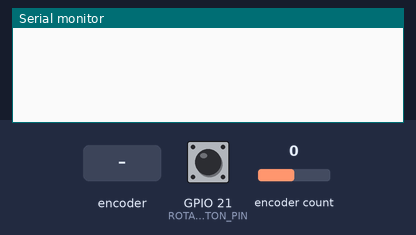
Recording of a sketch running on a simulated ESP32. Shown: the last lines printed to the serial monitor. The inputs (shaded band) are chosen by the test bench; at power-on: encoder count 0, GPIO 21 (ROTARY_ENCODER_BUTTON_PIN) HIGH.

Above: at 1.2 s.
1.3 s: encoder count set to 1
At 2.5 s:
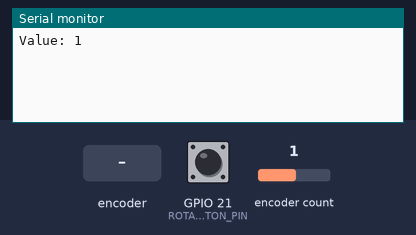
2.8 s: rotary encoder on GPIO 21 (ROTARY_ENCODER_BUTTON_PIN) / GPIO 22 (ROTARY_ENCODER_B_PIN) turned 1 step (first pin leading)
At 3.3 s:
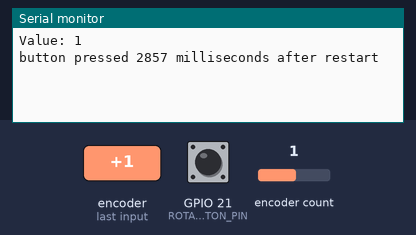
4.5 s: encoder count set to 2
At 5.4 s:
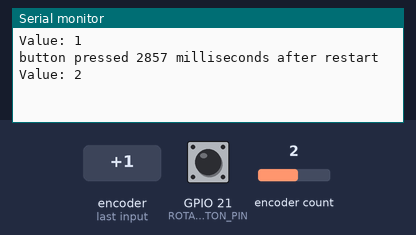
6.0 s: rotary encoder on GPIO 21 (ROTARY_ENCODER_BUTTON_PIN) / GPIO 22 (ROTARY_ENCODER_B_PIN) turned 1 step (first pin leading)
At 7.3 s:
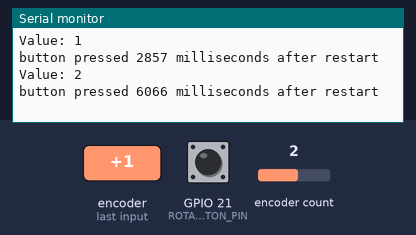

The sketch:

encoder_esqueleto.ino
```cpp
/* Esqueleto encoder para ESP32. Muchas cosas en ingles ya que son explicaciones intuitivas directas del github.
https://github.com/igorantolic/ai-esp32-rotary-encoder/blob/master/examples/Esp32RotaryEncoderBasics/Esp32RotaryEncoderBasics.ino
*/

#include "AiEsp32RotaryEncoder.h"
#include "Arduino.h"

#define ROTARY_ENCODER_A_PIN 14 // Pin CLK.
                                // * NOTA: fijarse en el pinout del esp. 14 es el puerto SPI, 23 el I2C.
#define ROTARY_ENCODER_B_PIN 22 // Pin DATA (DT).
#define ROTARY_ENCODER_BUTTON_PIN 21 // Pin SW para boton.
#define ROTARY_ENCODER_VCC_PIN -1 // Pin alimentación. -1 si te lo llevas a Vin de una placa como el ESP.
                                  // Usualmente son 5 voltios... 3.3 puede dar errores.
#define ROTARY_ENCODER_STEPS 4 // saltos encoder.

// En vez de cambiarlos aquí cambialos arriba.
AiEsp32RotaryEncoder rotaryEncoder = AiEsp32RotaryEncoder(ROTARY_ENCODER_A_PIN, ROTARY_ENCODER_B_PIN, ROTARY_ENCODER_BUTTON_PIN, ROTARY_ENCODER_VCC_PIN, ROTARY_ENCODER_STEPS);

void rotary_onButtonClick()
{
    static unsigned long lastTimePressed = 0; // Debouncing suave para que la señal alcance el valor deseado.
    if (millis() - lastTimePressed < 500)
    {
            return;
    }
    lastTimePressed = millis();
    Serial.print("button pressed ");
    Serial.print(millis());
    Serial.println(" milliseconds after restart");
}

void rotary_loop()
{
    // no printear nada si no cambia el valor leido.
    if (rotaryEncoder.encoderChanged())
    {
            Serial.print("Value: ");
            Serial.println(rotaryEncoder.readEncoder()); // recomendable guardar rotaryEncoder.readEncoder() en una variable int.
    }
    if (rotaryEncoder.isEncoderButtonClicked())
    {
            rotary_onButtonClick();
    }
}

void IRAM_ATTR readEncoderISR()
{
    rotaryEncoder.readEncoder_ISR();
}

void setup()
{
    Serial.begin(115200);

    // startup encoder
    rotaryEncoder.begin();
    rotaryEncoder.setup(readEncoderISR);

    //set boundaries and if values should cycle or not
    //in this example we will set possible values between 0 and 1000.
    //puedes limitar los valores de esta forma o utilizar un ciclo while o if. a veces, es deseable.

    bool circleValues = false;
    rotaryEncoder.setBoundaries(0, 1000, circleValues); //minValue, maxValue, circleValues true|false (when max go to min and vice versa)
                                                        //circlevalues -> si lectura 1000 y subes a 1001 automaticamente pasar a 0. loop.

    /*Rotary acceleration introduced 25.2.2021.
   * in case range to select is huge, for example - select a value between 0 and 1000 and we want 785
   * without accelerateion you need long time to get to that number
   * Using acceleration, faster you turn, faster will the value raise.
   * For fine tuning slow down.
   */
    //rotaryEncoder.disableAcceleration(); // descomentar si quieres desactivarla.
    rotaryEncoder.setAcceleration(250); //or set the value - larger number = more accelearation; 0 or 1 means disabled acceleration

    // esta es la aceleración. básicamente a cuanto más rapido gires, más rapida sera la lectura.
    // cuanto menor sea setAcceleration(), más lento llegarás a tu set point (por ej 100)

}

void loop()
{
    // aquí haces lo que quieras con las lecturas del encoder.
    rotary_loop();
    delay(50); //
}
```

Measured:
- after the input at 1.3 s, the serial monitor: prints a new line at once (image 1)
- after the input at 2.8 s, the serial monitor: prints a new line after 0.06 s (image 2)
- after the input at 4.5 s, the serial monitor: prints a new line at once (image 3)
- after the input at 6.0 s, the serial monitor: prints a new line after 0.07 s (image 4)
